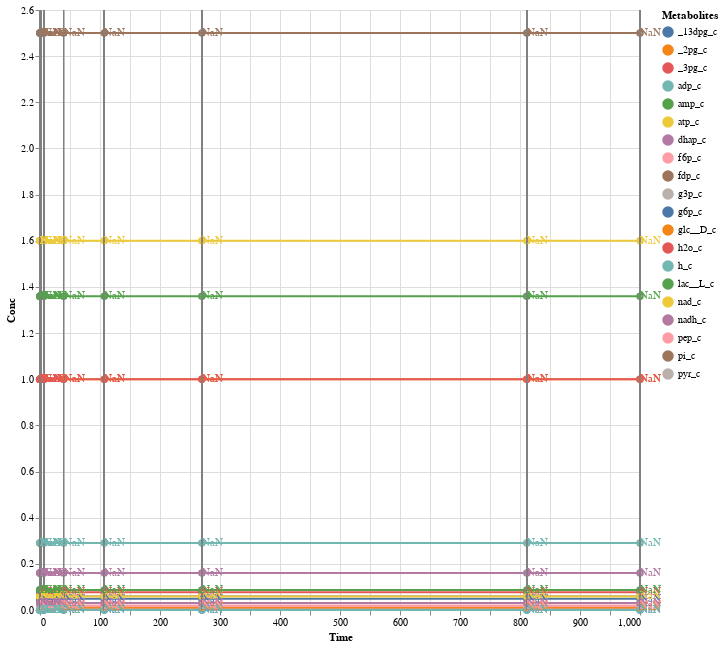

Notebook cell for this chart:
### Code cell
# Put the five layers into a chart and bind the data
alt.layer(
    line, selectors, points, rules, text
).properties(
    width=600, height=600)

### Figure 1 — Vega-Lite specification as saved in the notebook (floating-point values rounded to 4 significant figures; data arrays with more than 128 entries replaced by an {"elided": "..."} marker saying what was removed)
{"config": {"view": {"continuousWidth": 400, "continuousHeight": 300}}, "layer": [{"mark": "line", "encoding": {"color": {"type": "nominal", "field": "Metabolites"}, "x": {"type": "quantitative", "field": "Time"}, "y": {"type": "quantitative", "field": "Conc"}}}, {"mark": "point", "encoding": {"opacity": {"value": 0}, "x": {"type": "quantitative", "field": "Time"}}, "selection": {"selector004": {"type": "multi", "nearest": true, "on": "mouseover", "fields": ["Time"]}}}, {"mark": "point", "encoding": {"color": {"type": "nominal", "field": "Metabolites"}, "opacity": {"condition": {"value": 1, "selection": "selector004"}, "value": 0}, "x": {"type": "quantitative", "field": "Time"}, "y": {"type": "quantitative", "field": "Conc"}}}, {"mark": {"type": "rule", "color": "gray"}, "encoding": {"x": {"type": "quantitative", "field": "Time"}}, "transform": [{"filter": {"selection": "selector004"}}]}, {"mark": {"type": "text", "align": "left", "dx": 0.001, "dy": 0.0001}, "encoding": {"color": {"type": "nominal", "field": "Metabolites"}, "text": {"condition": {"type": "quantitative", "field": "Concentration", "selection": "selector004"}, "value": " "}, "x": {"type": "quantitative", "field": "Time"}, "y": {"type": "quantitative", "field": "Conc"}}}], "data": {"name": "data-5b46b365d8005632a2fa1a68f320c14f"}, "height": 600, "width": 600, "$schema": "https://vega.github.io/schema/vega-lite/v4.8.1.json", "datasets": {"data-5b46b365d8005632a2fa1a68f320c14f": {"elided": "320 records"}}}
